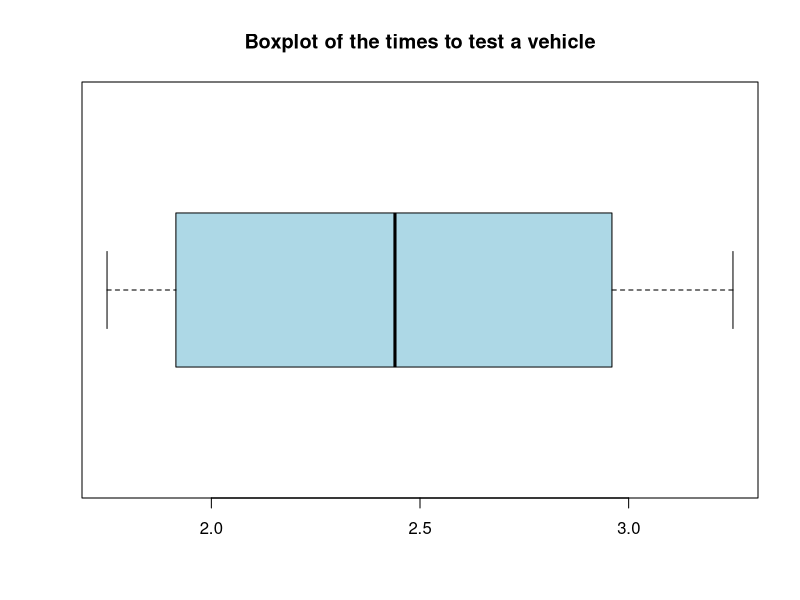
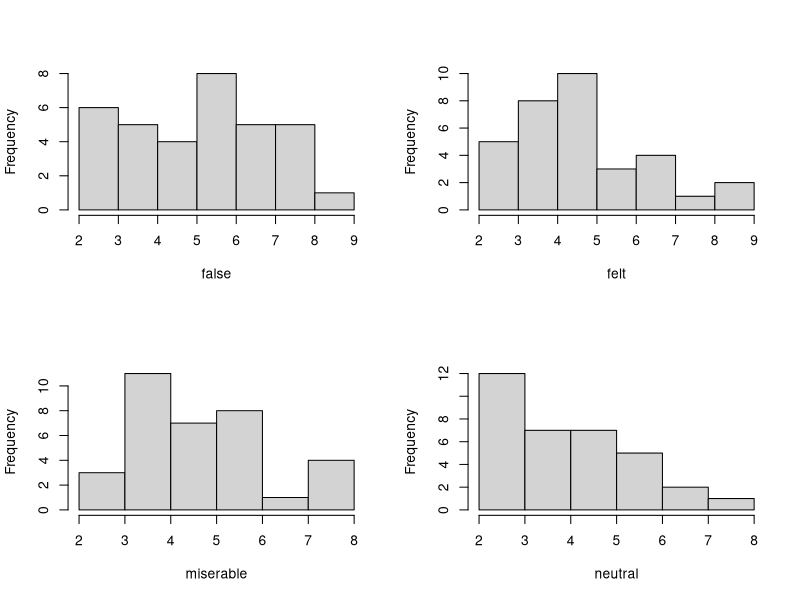
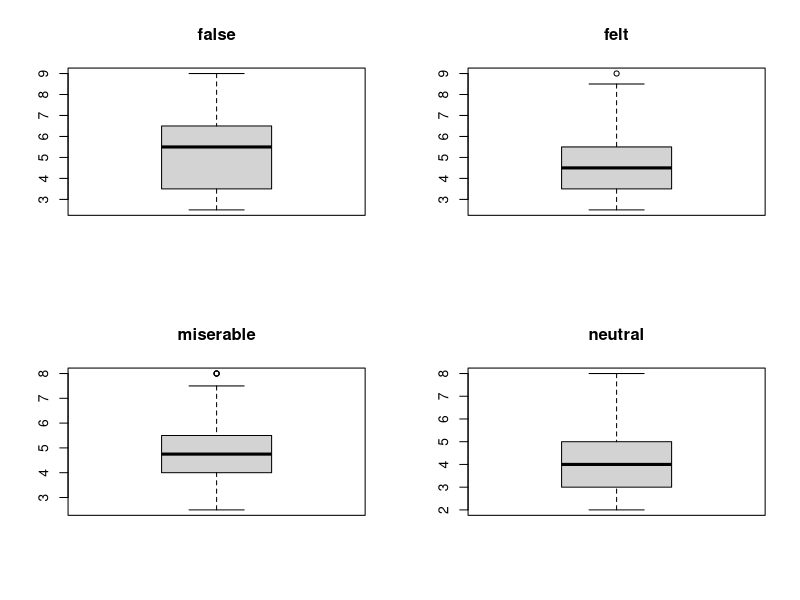
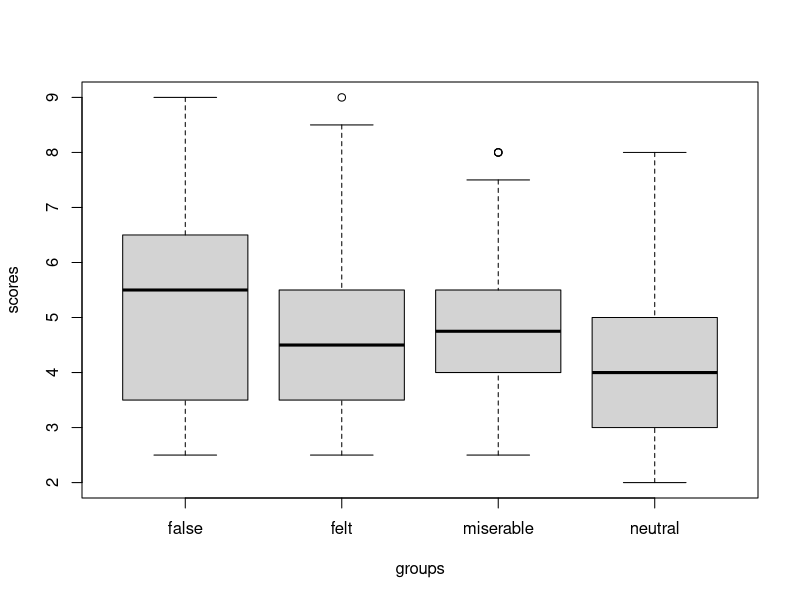
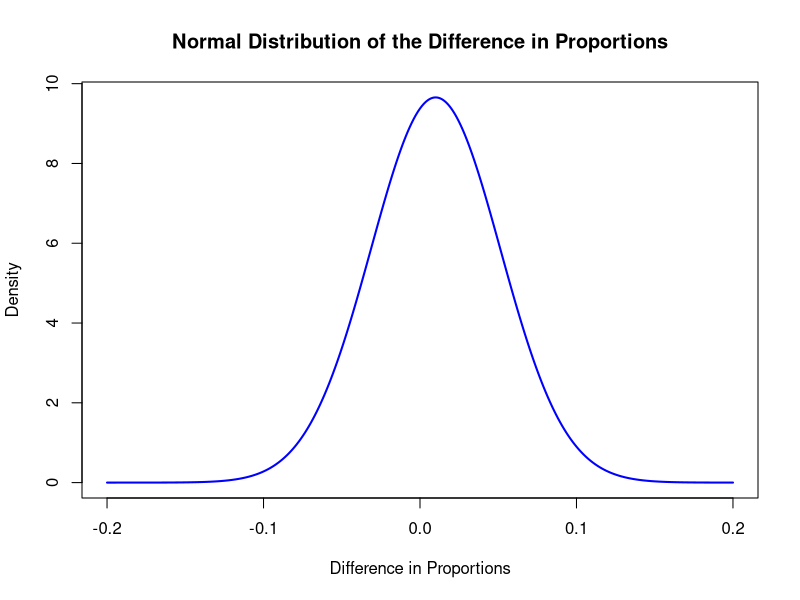

These figures' R source, in order: (Note: this script raises an error after producing the figures.)
# The R programming code for the Homework 1 in the course STA2002 - 2024 summer
# Q1(a):
times_test_vehicle <- c(1.75,1.84,2.12,1.92,2.62,2.35,3.09,3.15,
                        2.53,1.91,3.25,2.83)
summary(times_test_vehicle)
mean(times_test_vehicle)
var(times_test_vehicle)
sd(times_test_vehicle)
# Q1(b):
gemo_boxplot <- boxplot(times_test_vehicle, 
                        horizontal = TRUE, 
                        col = "lightblue", 
                        main = "Boxplot of the times to test a vehicle")

# Q2 Preface:
getwd() # 查询R语言的当前工作目录，因为smiles.txt文件在桌面上，所以需要将工作目录设置为桌面
setwd("C:/Users/12978/Desktop") # 将工作目录设置为桌面
# 这个是我自己的，先使用getwd()函数进行操作得到目录以后放进setwd()的括号之中，不要忘记""
# 然后就可以将smiles.txt放入getwd()所在的工作目录之中，才可以读取txt文件
smiles <- read.table("smiles.txt", header = TRUE) 
# 先找到smiles.txt文件的路径，然后将其读入R中
# 打开文件smiles.txt
names(smiles) = c("groups", "scores") # 为数据框添加列名
attach(smiles) # 将数据框smiles附加到搜索路径上

# Q2(Part 1):
# Construct histograms and stem-and-leaf plots for each of the four categories. 
# Comment on the shape of the distribution of the observations in each of the four categories. 
# Interpret and compare.

# 我们先进行直方图的绘制

tapply(scores,groups,stem) # stem-and-leaf plot

splitgroup = split(scores,groups) # split the data by groups
attach(splitgroup) # attach the split data to the search path
par(mfrow=c(2,2)) # set the layout of the plots
hist(false,main="") # plot the histogram of the false group
hist(felt,main="") # plot the histogram of the felt group
hist(miserable,main="") # plot the histogram of the miserable group
hist(neutral,main="") # plot the histogram of the neutral group

# 现在我们来绘制茎叶图

par(mfrow=c(2,2)) # set the layout of the plots
stem(false) # plot the stem-and-leaf plot of the false group
stem(felt) # plot the stem-and-leaf plot of the felt group
stem(miserable) # plot the stem-and-leaf plot of the miserable group
stem(neutral) # plot the stem-and-leaf plot of the neutral group

# Q2(Part 2):
# Obtain the 5-numerical summaries and the corresponding boxplots for all four categories. 
# Interpret and compare.

# 我们先进行5数总结的计算
# 只是简单的进行重复就可以了

summary(false)
var(false)
sd(false)

summary(felt)
var(felt)
sd(felt)

summary(miserable)
var(miserable)
sd(miserable)

summary(neutral)
var(neutral)
sd(neutral)

#现在我们进行图表的绘制，存在两种方法，一种是直接绘制，一种是使用boxplot函数
# 我们先进行直接绘制

par(mfrow=c(2,2))
boxplot(false)
title("false")
boxplot(felt)
title("felt")
boxplot(miserable)
title("miserable")
boxplot(neutral)
title("neutral")

# 或者我们使用boxplot函数去绘制

par(mfrow=c(1,1))
boxplot(scores~groups)

# Q2(Part 3):
# Based on the descriptive statistics and the different graphical displays, 
# Summarize your findings for the data analysis in the context of the problem.

# 我们现在根据数据去回答前面的两个问题：
#（a）微笑真的会增加宽大处理吗？（b）不同类型的微笑是否具有不同的效果？
# 从直方图，茎叶图，箱线图中我们可以看到，不同类型的微笑对于增加宽大处理的效果是不同的
# 通过均值和方差的计算，三种不同微笑的均值都比中性的表情要大，同时数据之间的方差差异并不大
# 由此我们判断，微笑的会增加宽大处理的可能性，不同的微笑类型对于增加宽大处理的效果是不同的

# Q3:
help("prop.table")
help("qnorm")

n1 <- 200 # CUHKSZ Student
X1 <- 150 # CUHKSZ Mac
n2 <- 250 # SUSTech Student
X2 <- 185 # SUSTech Mac

p1 <- X1 / n1 # The proportion of CUHKSZ students who own a Mac
p2 <- X2 / n2 # The proportion of SUSTech students who own a Mac

diff_proportion <-  p1 - p2

SE_diff <- sqrt(p1 * (1 - p1) / n1 + p2 * (1 - p2) / n2)
# We use SE_diff to represent the standard error of the difference between two sample proportions
# Also be the standard deviation of the sampling distribution of the difference between two sample proportions

print(paste("CUHKSZ Ratio p1 =", p1))
print(paste("SUSTech Ratio p2 =", p2))
print(paste("Sample proportion distribution =", diff_proportion))
print(paste("Sample proportion distribution Error SE =", SE_diff))
print(paste("The Normal distribution of the difference between two sample proportions is Mean",
            diff_proportion, "and Variance", SE_diff^2))
plot(seq(-0.2, 0.2, 0.001), dnorm(seq(-0.2, 0.2, 0.001), mean = diff_proportion, sd = SE_diff), 
     type = "l", col = "blue", xlab = "Difference in Proportions", ylab = "Density", 
     main = "Normal Distribution of the Difference in Proportions", lwd = 2)

# Q4(a):
# Easy to find that the sample mean and population are not always the same
# 容易发现，我们在unbiased的估计中，我们使用的是样本均值，而不是总体均值
# 并且两个变量相互独立，因此在计算estimator的时候，我们可以直接使用sample mean去代替population mean
# 也就是 miu_1 - miu_2 = Xbar_1 - Xbar_2
# 现在我们来进行计算Standard Deviation

mu1 <- Xbar1
mu2 <- Xbar2
mu_hat_diff <- mu1_hat - mu2_hat

standard_deviation <- sqrt((sigma1 ^ 2) / n1 + (sigma2 ^ 2 / n2)) 

# Q4(b):
# Now we have the biased sample and we start to calculate
# The bias of the estimator X̄1 - X̄2 for μ1 - μ2 can be calculated by taking the expected value of the estimator and subtracting the true parameter value:
# Bias(X̄1 - X̄2) = E(X̄1 - X̄2) - (μ1 - μ2) = μ1 - μ2 - (μ1 - μ2) = 0.
# The bias of this estimator is zero, indicating that it is an unbiased estimator for the difference of population means. 
# As the sample sizes n1 and n2 increase to infinity, the bias remains zero.

# Q4(c):
# To show that Sp^2 = ((n1 - 1)S1^2 + (n2 - 1)S2^2) / (n1 + n2 - 2) is an unbiased estimator of σ^2, we need to demonstrate that its expected value is equal to σ^2:
# E(Sp^2) = E(((n1 - 1)S1^2 + (n2 - 1)S2^2) / (n1 + n2 - 2)).
# Expanding the expression:
# E(Sp^2) = (n1 - 1)E(S1^2) + (n2 - 1)E(S2^2) / (n1 + n2 - 2).
# Since S1^2 and S2^2 are unbiased estimators of σ1^2 and σ2^2, respectively, their expected values are equal to the corresponding population variances:
# E(S1^2) = σ1^2 and E(S2^2) = σ2^2.
# Substituting these values:
# E(Sp^2) = (n1 - 1)σ1^2 + (n2 - 1)σ2^2 / (n1 + n2 - 2).
# Since we assume that both populations have the same variance (σ1^2 = σ2^2 = σ^2), we can simplify further:
# E(Sp^2) = (n1 - 1)σ^2 + (n2 - 1)σ^2 / (n1 + n2 - 2).
# Combining terms:
# E(Sp^2) = ((n1 - 1)σ^2 + (n2 - 1)σ^2) / (n1 + n2 - 2).
# Factoring out σ^2:
# E(Sp^2) = (n1 - 1 + n2 - 1)σ^2 / (n1 + n2 - 2).
# Simplifying:
# E(Sp^2) = (n1 + n2 - 2)σ^2 / (n1 + n2 - 2).
#Canceling out the common term (n1 + n2 - 2):
# E(Sp^2) = σ^2.
# Therefore, Sp^2 is an unbiased estimator of σ^2.

# Q5: Maximum Likelihood Estimation

# Q5(a): Using MOM to estimate the parameter of the exponential distribution
# 1. MOM: Mean of the exponential distribution is 1 / lambda
# 2. We find that the lambda hat is 1 / Xbar

# Q5(b): Using MLE to estimate the parameter of the exponential distribution
# 1. MLE: The likelihood function of the exponential distribution is lambda * exp(-lambda * x)
# 2. We use the formula to calculate the MLE of lambda
# 3. The MLE of lambda is the all multipicaltion of the function f(x) = lambda * exp(-lambda * x)
# 4. The l(x) = log[L(x)], then we use the partial derrivative to calculate the MLE of lambda
# 5. Let the partial derrivative of l(x) to lambda be 0, then we can get the MLE of lambda
# 6. The MLE of lambda is 1 / Xbar

# Q5(c):
Sample <- c(3.8,3.24,1.4,1.22,4.5,4.6)
mean_sample <- mean(Sample)
Xbar <- 1 / mean_sample
cat("The MOM of lambda is", Xbar, "\n")
cat("The MLE of lambda is", Xbar, "\n")

# Q6:(a)
# 我太懒了所以懒得写了
# Q6:(b)
# 我太懒了所以懒得写了
# Q7:
# 我太懒了所以懒得写了
